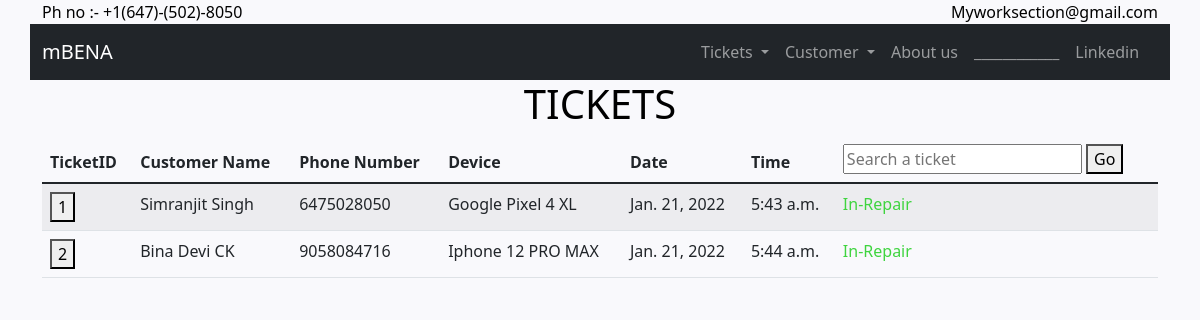
/estore/tickets/, run on the app's committed database.
### eStore/models.py (models this page shows, shortened)
class Ticket(models.Model):
    customer = models.ForeignKey(Customer, on_delete=models.CASCADE, blank=True, null=True)
    fault = models.ForeignKey(Fault, on_delete=models.CASCADE)
    date = models.DateField(auto_now=True)
    time = models.TimeField(auto_now=True)
    status = models.ForeignKey(Status, on_delete=models.CASCADE)
    description = models.CharField(max_length=1000, blank=True, null=True)
    device = models.CharField(max_length=50)
    transaction = models.ForeignKey(Transaction,on_delete=models.CASCADE, blank=True, null=True)
    amount = models.IntegerField(blank=True, null=True)

class Customer(models.Model):
    name = models.CharField(max_length=64)
    email = models.EmailField( max_length=254)
    phonenumber = models.CharField(max_length=12)

class Status(models.Model):
    name = models.CharField(max_length=50)
    def __str__(self):
        return f"{self.name}"

### eStore/views.py (the view)
# urls.py: path("tickets/", views.tickets, name="tickets"),
def tickets(request):
    if request.method == 'POST':
        i = request.POST['searchticket']
        return render(request, 'tickets.html', {"Tickets": Ticket.objects.filter(id = i)})
    return render(request, 'tickets.html' ,{
            "Tickets": Ticket.objects.all()
        })

### eStore/templates/tickets.html (shortened to what this page needs)
{% extends "layout.html" %}
{% block body %}
<h1 style="text-align: center;">TICKETS</h1>
<div class="container">
  <table class="table table-striped">
    <thead>
      <tr>
        <th>TicketID</th>
        <th scope="col">Customer Name</th>
        <th scope="col">Phone Number</th>
        <th scope="col">Device</th>
        <th scope="col">Date</th>
        <th scope="col">Time</th>
        <th scope="col">
          <form action="{%url 'tickets' %}" method="post">
            <input type="text" name="searchticket" placeholder="Search a ticket">
            <button type="submit">Go</button>
          </form>
        </th>
      </tr>
    </thead>
    <tbody>
      {% for ticket in Tickets %}
      <tr>
        <td>
          <form action="{%url 'ticketdetails' ticket.id %}" method="post"> {% csrf_token %}<button
              type="submit">{{ticket.id}}</button></form>
        </td>
        <td>{{ticket.customer.name}}</td>
        <td>{{ticket.customer.phonenumber}}</td>
        <td>{{ticket.device}}</td>
        <td>{{ticket.date}}</td>
        <td>{{ticket.time}}</td>
        <td style="color: rgb(63, 212, 63);">{{ticket.status}}</td>
      </tr>
      {% endfor %}
    </tbody>
  </table>
</div>
{% endblock body %}

### eStore/templates/layout.html (style rules this page uses)
.main { background-color: rgba(228, 228, 241, 0.212); color: black; }

### data on the page
Ticket: id "1", customer.name "Simranjit Singh", customer.phonenumber "6475028050", device "Google Pixel 4 XL", date "Jan. 21, 2022", time "5:43 a.m.", status "In-Repair"
Ticket: id "2", customer.name "Bina Devi CK", customer.phonenumber "9058084716", device "Iphone 12 PRO MAX", date "Jan. 21, 2022", time "5:44 a.m.", status "In-Repair"
